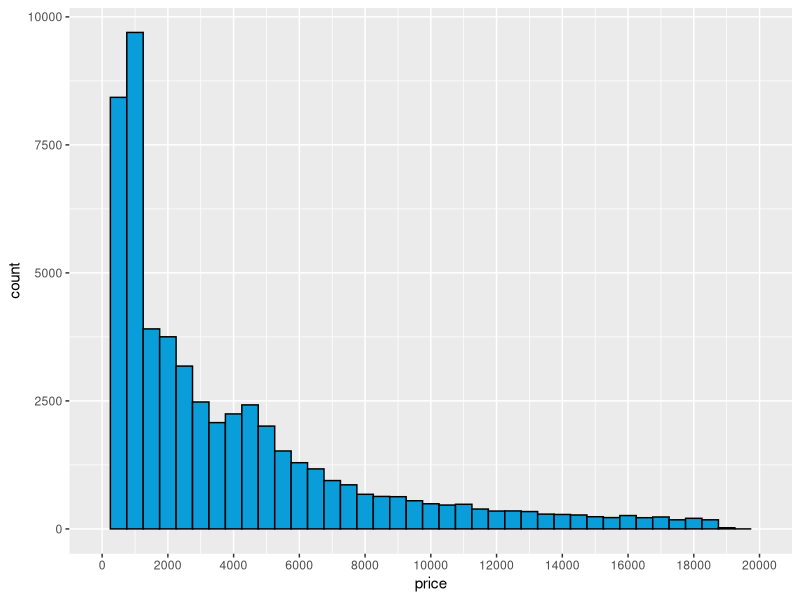
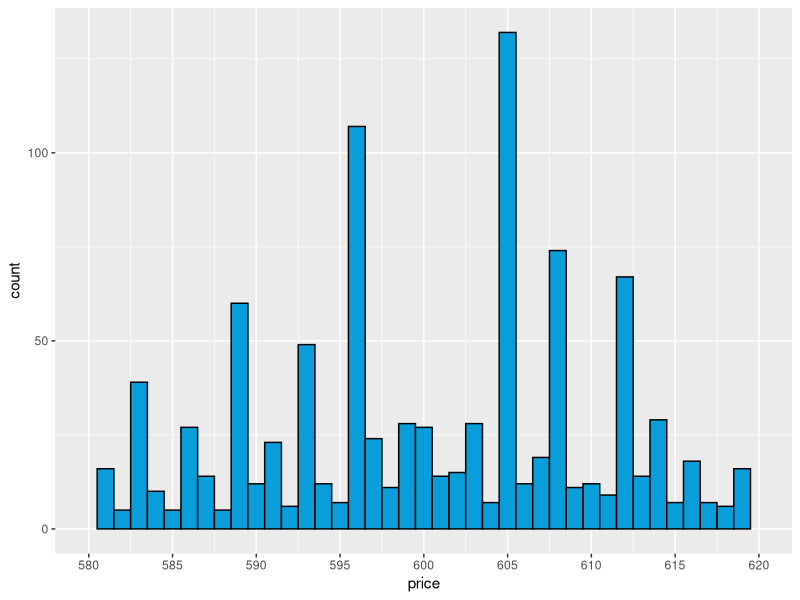
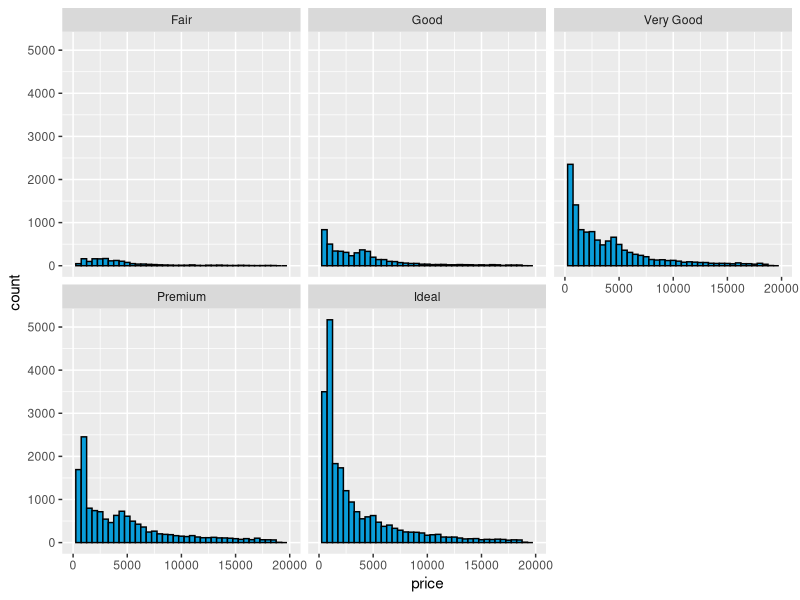
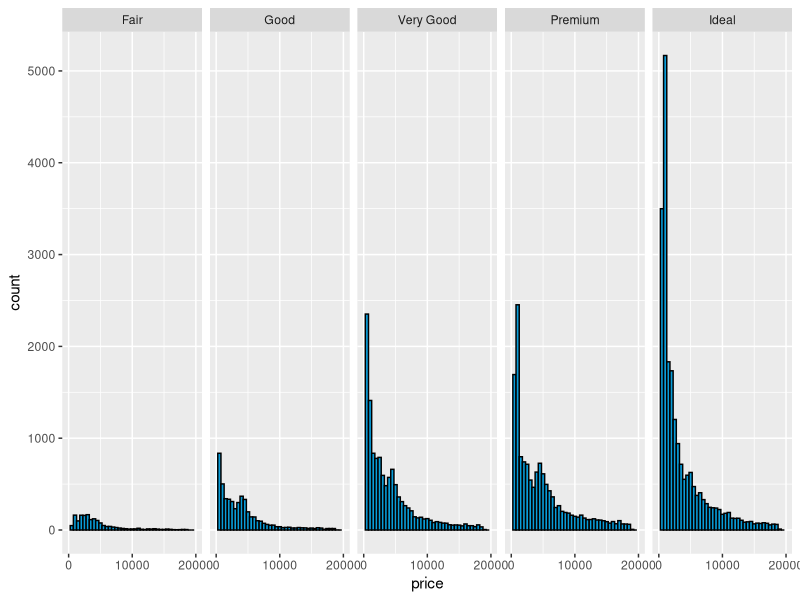
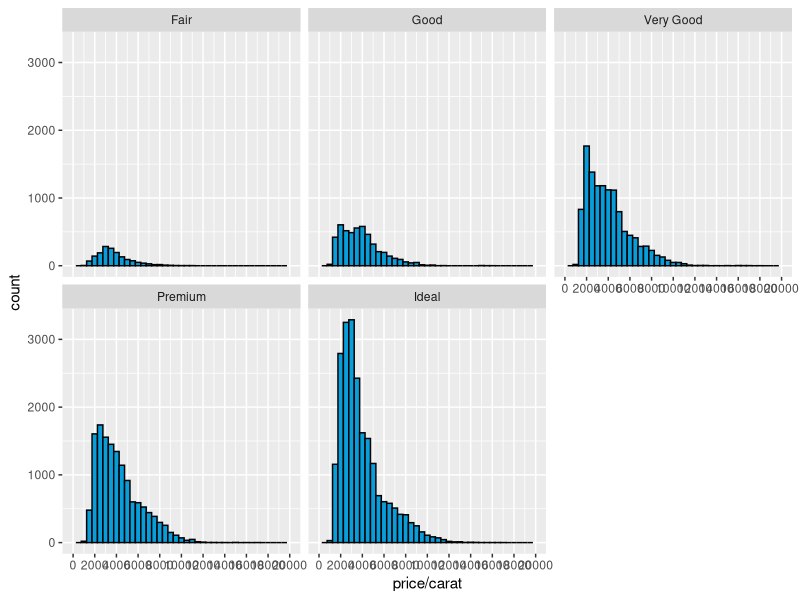
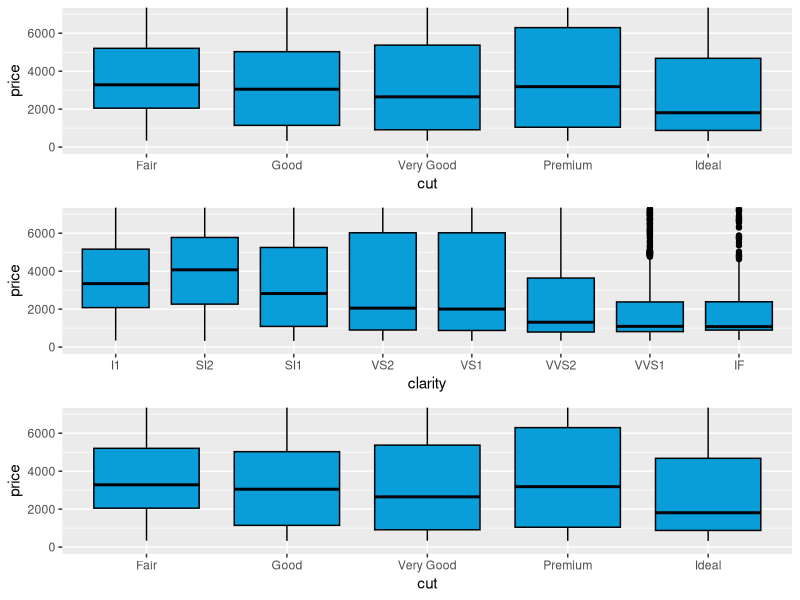

Source code (R) for these figures, in order:
## ---- chunk 1
install.packages('ggplot2')
library(ggplot2)

data("diamonds")
df <- diamonds
## ---- chunk 2
?diamonds
summary(df)
dim(df)
## ---- chunk 3
ggplot(aes(x = price), data = df) +
  geom_histogram(binwidth = 500,color = 'black', fill = '#099DD9')+
  scale_x_continuous(limits = c(0, 20000), breaks = seq(0, 20000, 2000)) 
## ---- chunk 4
sum(df$price < 500)
sum(df$price < 200)
sum(df$price >= 15000)
## ---- chunk 5
ggplot(aes(x = price), data = df) +
  geom_histogram(binwidth = 1 ,color = 'black', fill = '#099DD9')+
  scale_x_continuous(limits = c(580, 620), breaks = seq(580, 620, 5)) 
## ---- chunk 6
p1 <- ggplot(aes(x = price), data = df) +
  geom_histogram(binwidth = 500,color = 'black', fill = '#099DD9') +
  scale_x_continuous(limits = c(0, 20000), breaks = seq(0, 20000, 5000)) 
p1 + facet_wrap(~cut)
## ---- chunk 7
p1 <- ggplot(aes(x = price), data = df) +
  geom_histogram(binwidth = 500,color = 'black', fill = '#099DD9') +
  scale_x_continuous(limits = c(0, 20000), breaks = seq(0, 20000, 10000)) 
p1 + facet_grid(. ~ cut)
## ---- chunk 8
p1 <- ggplot(aes(x = price/carat), data = df) +
  geom_histogram(binwidth = 500,color = 'black', fill = '#099DD9') +
  scale_x_continuous(limits = c(0, 20000), breaks = seq(0, 20000, 2000)) + 
  facet_wrap(~cut) 
p1
## ---- chunk 9
install.packages('gridExtra')
library(gridExtra)
## ---- chunk 10
p1 <- ggplot(aes(y = price ,x = cut ), data = df) +
  geom_boxplot(color = 'black', fill = '#099DD9') +
  coord_cartesian(ylim = c(0,7000))
p2 <- ggplot(aes(y = price ,x = clarity ), data = df) +
  geom_boxplot(color = 'black', fill = '#099DD9') +
  coord_cartesian(ylim = c(0,7000))
p3 <- ggplot(aes(y = price ,x = cut ), data = df) +
  geom_boxplot(color = 'black', fill = '#099DD9') +
  coord_cartesian(ylim = c(0,7000))

grid.arrange(p1,p2,p3, ncol=1)
## ---- chunk 11
